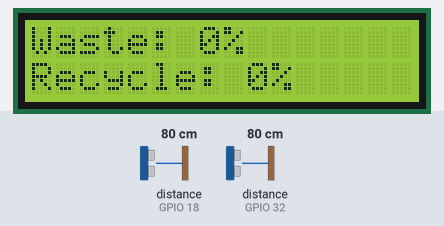
A sketch run on a simulated ESP32. Shown: 16×2 character LCD. The inputs (shaded band) are chosen by the test bench; at power-on: distance to the obstacle (sensors on GPIO 18, GPIO 32) 80 cm. The echo pulse lasts 58.3 µs per cm; what the sketch prints to the serial monitor is not drawn.

Above: at 5.6 s.
5.7 s: distance to the obstacle (sensor on GPIO 18) set to 4 cm
At 10.4 s:
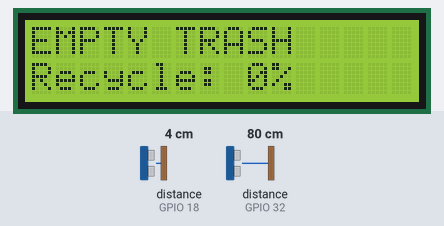
13.1 s: distance to the obstacle (sensor on GPIO 32) set to 4 cm
At 16.5 s:
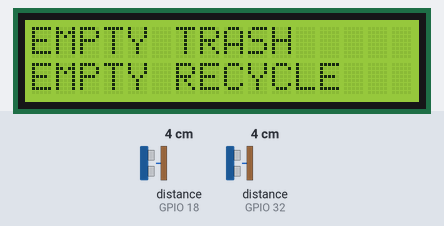
20.5 s: distance to the obstacle (sensor on GPIO 18) set to 18 cm
At 25.3 s:
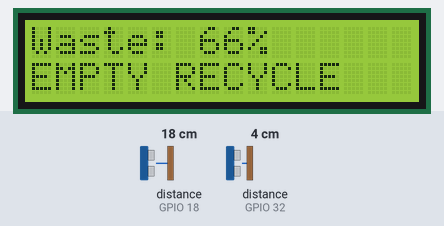
27.9 s: distance to the obstacle (sensor on GPIO 32) set to 18 cm
At 30.3 s:
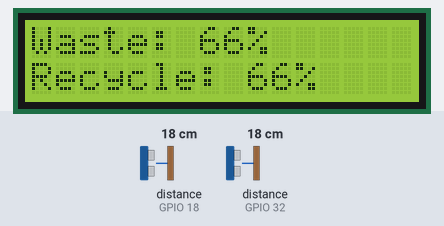
35.3 s: distance to the obstacle (sensor on GPIO 18) set to 9 cm
At 40.3 s:
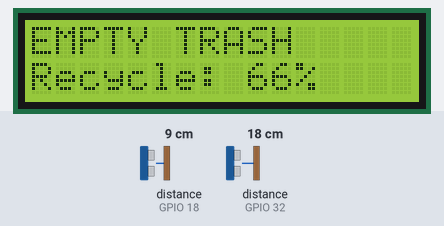
42.7 s: distance to the obstacle (sensor on GPIO 32) set to 35 cm
At 45.4 s:
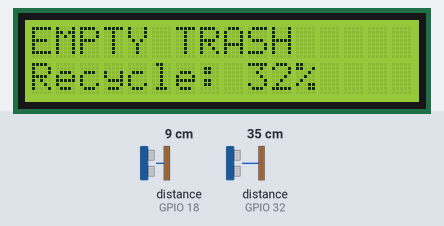
Timing chart, 0 to 46.9 s (numbered marks = the images above; inputs shaded):
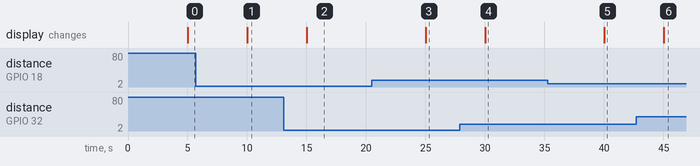

Measured:
- after the input at 5.7 s, the display: changes after 4.3 s (image 1)
- after the input at 13.1 s, the display: changes after 1.9 s (image 2)
- after the input at 20.5 s, the display: changes after 4.5 s (image 3)
- after the input at 27.9 s, the display: changes after 2.1 s (image 4)
- after the input at 35.3 s, the display: changes after 4.7 s (image 5)
- after the input at 42.7 s, the display: changes after 2.3 s (image 6)

The sketch:

ultrasonic_plus_communication.ino
```cpp
#include <Wire.h>
#include <LiquidCrystal_I2C.h>
#include <WiFi.h>
#include <esp_now.h>

// ===== RECEIVER MAC ADDRESS =====
// (Receiver ESP32 = where camera, servos, LEDs, IoT Cloud are)
uint8_t receiverMAC[] = {0x04, 0x83, 0x08, 0x0C, 0xCA, 0x68};

// ===== ESP-NOW STRUCTURE =====
typedef struct binData {
  int wasteFillPct;
  int recycFillPct;
} binData;

binData outgoingData;

// ===== Ultrasonic Pins =====
const int trigPinWaste = 5;
const int echoPinWaste = 18;
const int trigPinRecycle = 23;
const int echoPinRecycle = 32;

// ===== Trash Bin Height (cm) =====
const long trashCanHeight = 50;

// ===== Timing Control =====
unsigned long previousSensorMillis = 0;
const long sensorInterval = 5000; // Read every 5 sec

unsigned long previousLCDMillis = 0;
const long lcdInterval = 5000;    // Refresh LCD every 5 sec

// ===== LCD =====
LiquidCrystal_I2C lcd(0x27, 16, 2);

// ===== Fill Levels =====
int fillWaste = 0;
int fillRecycle = 0;

// ===== Function Prototype =====
int readUltrasonic(int trigPin, int echoPin);

void setup() {
  Serial.begin(115200);

  // Ultrasonic pins
  pinMode(trigPinWaste, OUTPUT);
  pinMode(echoPinWaste, INPUT);
  pinMode(trigPinRecycle, OUTPUT);
  pinMode(echoPinRecycle, INPUT);

  // LCD
  Wire.begin(21, 22);
  lcd.init();
  lcd.backlight();
  lcd.clear();
  lcd.setCursor(0, 0);
  lcd.print("Trash Monitor");

  // ===== ESP-NOW INIT =====
  WiFi.mode(WIFI_STA);
  Serial.print("Sender MAC: ");
  Serial.println(WiFi.macAddress());

  if (esp_now_init() != ESP_OK) {
    Serial.println("ESP-NOW INIT FAILED!");
    return;
  }

  // Register receiver
  esp_now_peer_info_t peerInfo = {};
  memcpy(peerInfo.peer_addr, receiverMAC, 6);
  peerInfo.channel = 0;
  peerInfo.encrypt = false;

  if (esp_now_add_peer(&peerInfo) != ESP_OK) {
    Serial.println("Failed to add ESP-NOW peer!");
    return;
  }

  Serial.println("ESP32 #1 Ready (Ultrasonic + Sender)");
}

void loop() {
  unsigned long currentMillis = millis();

  // ===== Read sensors every 5 seconds =====
  if (currentMillis - previousSensorMillis >= sensorInterval) {
    previousSensorMillis = currentMillis;

    fillWaste = readUltrasonic(trigPinWaste, echoPinWaste);
    fillRecycle = readUltrasonic(trigPinRecycle, echoPinRecycle);

    Serial.print("Waste Fill: "); Serial.println(fillWaste);
    Serial.print("Recycle Fill: "); Serial.println(fillRecycle);

    // Send via ESP-NOW
    outgoingData.wasteFillPct = fillWaste;
    outgoingData.recycFillPct = fillRecycle;

    esp_err_t result = esp_now_send(receiverMAC, (uint8_t *)&outgoingData, sizeof(outgoingData));
    Serial.println(result == ESP_OK ? "ESP-NOW SEND: OK" : "ESP-NOW SEND: ERROR");
  }

  // ===== LCD Update =====
  if (currentMillis - previousLCDMillis >= lcdInterval) {
    previousLCDMillis = currentMillis;

    lcd.clear();

    lcd.setCursor(0, 0);
    if (fillWaste >= 80) {
      lcd.print("EMPTY TRASH");
    } else {
      lcd.print("Waste: ");
      lcd.print(fillWaste);
      lcd.print("%");
    }

    lcd.setCursor(0, 1);
    if (fillRecycle >= 80) {
      lcd.print("EMPTY RECYCLE");
    } else {
      lcd.print("Recycle: ");
      lcd.print(fillRecycle);
      lcd.print("%");
    }
  }
}

// ===== Ultrasonic Distance to Fill % =====
int readUltrasonic(int trigPin, int echoPin) {
  digitalWrite(trigPin, LOW);
  delayMicroseconds(3);
  digitalWrite(trigPin, HIGH);
  delayMicroseconds(10);
  digitalWrite(trigPin, LOW);

  long duration = pulseIn(echoPin, HIGH, 38000);
  long distance = duration * 0.034 / 2;

  // Handle invalid readings
  if (distance <= 1 || distance > trashCanHeight) {
    distance = trashCanHeight;
  }

  int fillLevel = map(distance, trashCanHeight, 0, 0, 100);
  return constrain(fillLevel, 0, 100);
}
```
